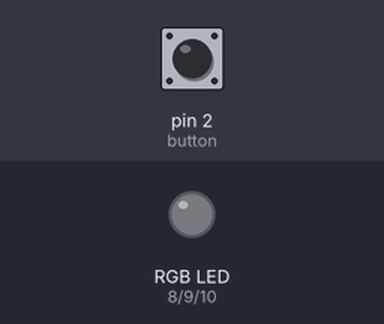
A sketch run on a simulated Arduino Uno, built with avr-gcc and run on an emulated ATmega328P. Parts: an RGB LED mixed from three pins (HIGH = lit). Inputs (shaded band) come from the test bench; at power-on: pin 2 (button) LOW.

Above: at 1.2 s.
1.3 s: pin 2 (button) pulled HIGH for 0.15 s
At 2.4 s:
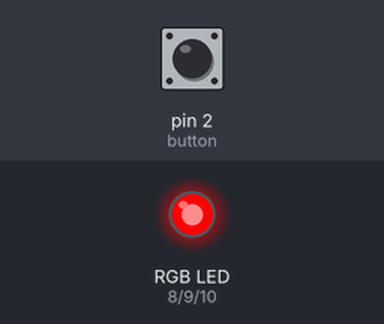
2.9 s: pin 2 (button) pulled HIGH for 1 s
At 4.9 s:
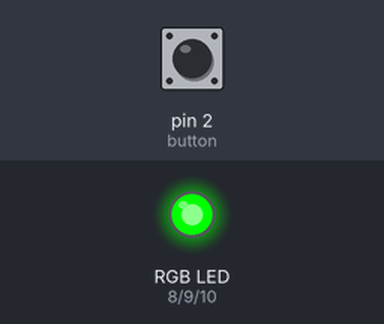
5.4 s: pin 2 (button) pulled HIGH for 0.15 s
At 6.7 s:
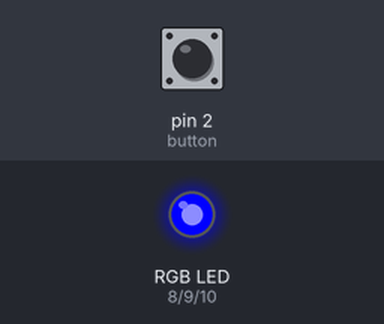
7.0 s: pin 2 (button) pulled HIGH for 3.2 s
At 10.9 s:
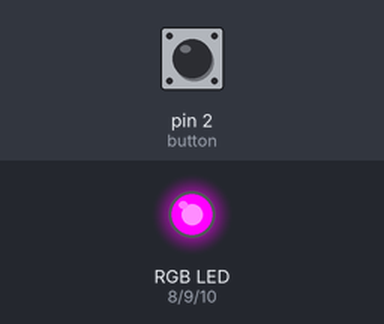
11.7 s: pin 2 (button) pulled HIGH for 0.15 s
At 12.8 s:
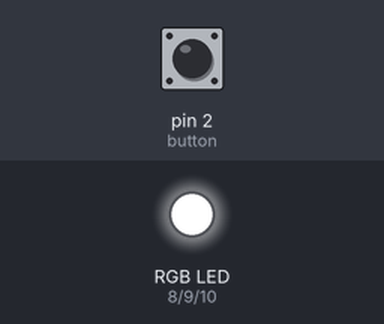
Timing chart, 0 to 14.3 s (numbered marks = the images above; inputs shaded):
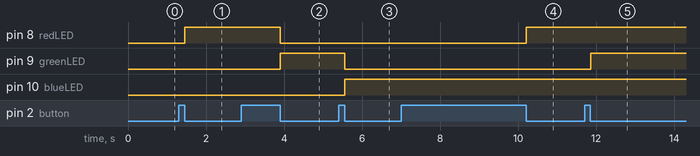

The sketch:

RGB_Module.ino
```cpp
#define button 2
#define redLED 8
#define greenLED 9
#define blueLED 10
int state = 0;
int old = 0;
int buttonPoll = 0;

void setup() {
 pinMode(button,INPUT);
 //RGB LED set as output
 pinMode(redLED,OUTPUT);
 pinMode(greenLED,OUTPUT);
 pinMode(blueLED,OUTPUT);

 digitalWrite(redLED,LOW);
 digitalWrite(greenLED,LOW);
 digitalWrite(blueLED,LOW);
}

void loop() {
 buttonPoll = digitalRead(button);
 if(buttonPoll == 1) {
 delay(50);
 buttonPoll = digitalRead(button);
 if(buttonPoll == 0) {
 state = old + 1;
 }
 }
 else {
 delay(100);
}

switch (state) {
 case 1: //Red color
 digitalWrite(redLED,HIGH);
 digitalWrite(greenLED,LOW);
 digitalWrite(blueLED,LOW);
 old = state;
 break;
 case 2: //Green color
 digitalWrite(redLED,LOW);
 digitalWrite(greenLED,HIGH);
 digitalWrite(blueLED,LOW);
 old = state;
 break;
 case 3: //Blue color
 digitalWrite(redLED,LOW);
 digitalWrite(greenLED,LOW);
 digitalWrite(blueLED,HIGH);
 old = state;
 break;
 case 4: //Purple color
 digitalWrite(redLED,HIGH);
 digitalWrite(greenLED,LOW);
 digitalWrite(blueLED,HIGH);
 old = state;
 break;
 case 5: //White color
 digitalWrite(redLED,HIGH);
 digitalWrite(greenLED,HIGH);
 digitalWrite(blueLED,HIGH);
 old = state;
 break;
 default:
 digitalWrite(redLED,LOW);
 digitalWrite(greenLED,LOW);
 digitalWrite(blueLED,LOW);
 old = 0;
 break;
 }
}
```

Measured:
- after the input at 1.3 s, pin 8 (redLED): LOW → HIGH after 0.15 s
- after the input at 2.9 s, pin 8 (redLED): HIGH → LOW after 1.0 s; pin 9 (greenLED): LOW → HIGH after 1.0 s
- after the input at 5.4 s, pin 9 (greenLED): HIGH → LOW after 0.15 s; pin 10 (blueLED): LOW → HIGH after 0.15 s
- after the input at 7.0 s, pin 8 (redLED): LOW → HIGH after 3.2 s
- after the input at 11.7 s, pin 9 (greenLED): LOW → HIGH after 0.15 s
